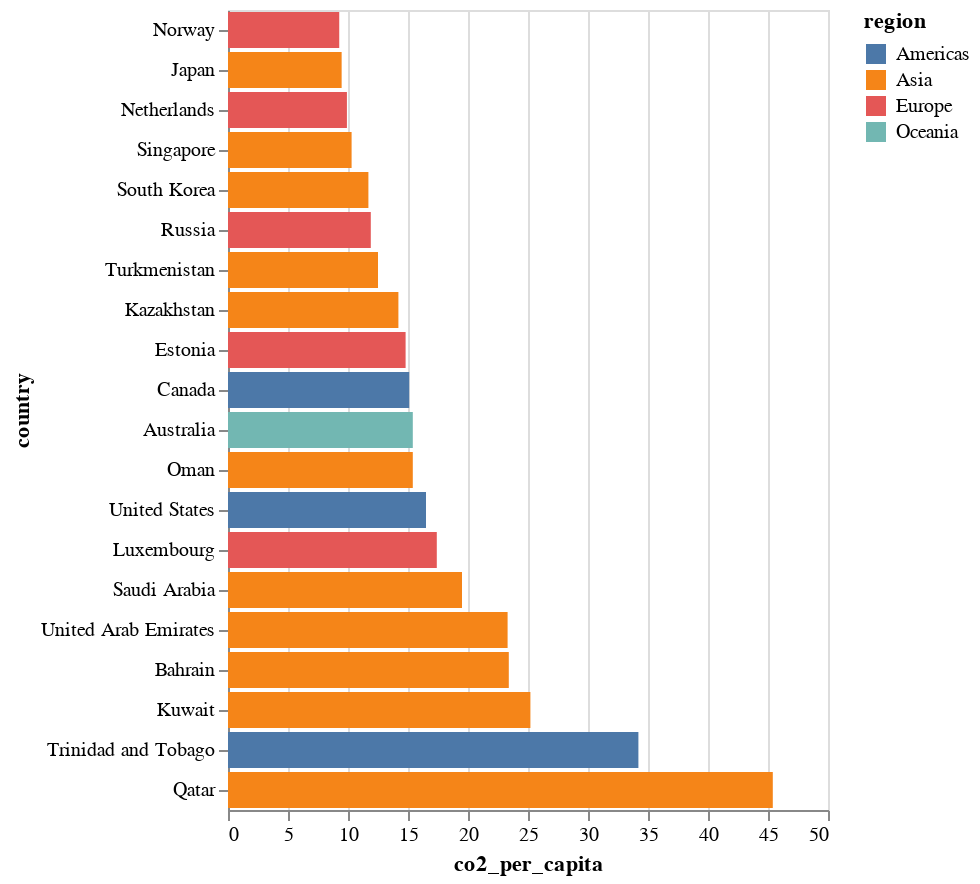

Source (notebook cell):
### Markdown cell above
## Task 1: Sorted Bar Chart - Identifying Top Emitters

Bar charts excel at showing "which countries are highest/lowest" and help us identify clear winners and outliers.

**Exploratory Question**: *Which countries are the world's biggest CO2 emitters per capita, and how do they compare to each other?*

Understanding per capita emissions helps us see which countries have the highest individual environmental impact, regardless of their total population size. This is crucial information for climate policy discussions.

---

**Your Task**: Create a horizontal bar chart showing the top 20 countries with the highest CO2 emissions per capita.

### Step-by-Step Instructions:

Create a visualization with the following specs:
- Use the **`bar`** mark
- Encode CO2 per capita (`co2_per_capita`) on the **x channel**
- Encode country names (`country`) as nominal data on the **y channel**, sorted by CO2 values (highest at top)
- Encode continent (`region`) on the **color channel**

### Code cell
# Get top 20 countries by CO2
top_co2 = recent_data.nlargest(20, 'co2_per_capita')

# Create viz 
horizontal_bar = alt.Chart(top_co2).mark_bar(strokeWidth = 5).encode(x = 'co2_per_capita:Q', 
                                                                     y = alt.Y('country:N',sort = "x"), 
                                                                 color = 'region:N')

# x = 'string'
# x = alt.X('string', DO OTHER STUFFS HERE)

# Show plot
horizontal_bar

### Figure 1 — Vega-Lite specification as saved in the notebook (floating-point values rounded to 4 significant figures)
{"config": {"view": {"continuousWidth": 300, "continuousHeight": 300}}, "data": {"name": "data-f9fd54235c53236de24ff67a94f799e0"}, "mark": {"type": "bar", "strokeWidth": 5}, "encoding": {"color": {"field": "region", "type": "nominal"}, "x": {"field": "co2_per_capita", "type": "quantitative"}, "y": {"field": "country", "sort": "x", "type": "nominal"}}, "$schema": "https://vega.github.io/schema/vega-lite/v5.20.1.json", "datasets": {"data-f9fd54235c53236de24ff67a94f799e0": [{"country": "Qatar", "year": "2014-01-01T00:00:00", "population": 2370000, "region": "Asia", "sub_region": "Western Asia", "income_group": "High", "life_expectancy": 80.5, "income": 121000, "children_per_woman": 1.95, "child_mortality": 8.6, "pop_density": 205.0, "co2_per_capita": 45.4, "years_in_school_men": 8.7, "years_in_school_women": 10.7}, {"country": "Trinidad and Tobago", "year": "2014-01-01T00:00:00", "population": 1350000, "region": "Americas", "sub_region": "Latin America and the Caribbean", "income_group": "High", "life_expectancy": 73.0, "income": 31600, "children_per_woman": 1.78, "child_mortality": 19.8, "pop_density": 264.0, "co2_per_capita": 34.2, "years_in_school_men": 12.3, "years_in_school_women": 13.1}, {"country": "Kuwait", "year": "2014-01-01T00:00:00", "population": 3780000, "region": "Asia", "sub_region": "Western Asia", "income_group": "High", "life_expectancy": 79.9, "income": 70800, "children_per_woman": 2.01, "child_mortality": 9.1, "pop_density": 212.0, "co2_per_capita": 25.2, "years_in_school_men": 11.9, "years_in_school_women": 12.3}, {"country": "Bahrain", "year": "2014-01-01T00:00:00", "population": 1340000, "region": "Asia", "sub_region": "Western Asia", "income_group": "High", "life_expectancy": 76.7, "income": 44400, "children_per_woman": 2.07, "child_mortality": 7.8, "pop_density": 1760.0, "co2_per_capita": 23.4, "years_in_school_men": 9.66, "years_in_school_women": 10.4}, {"country": "United Arab Emirates", "year": "2014-01-01T00:00:00", "population": 9070000, "region": "Asia", "sub_region": "Western Asia", "income_group": "High", "life_expectancy": 76.4, "income": 64100, "children_per_woman": 1.78, "child_mortality": 7.9, "pop_density": 109.0, "co2_per_capita": 23.3, "years_in_school_men": 12.3, "years_in_school_women": 13.0}, {"country": "Saudi Arabia", "year": "2014-01-01T00:00:00", "population": 30800000, "region": "Asia", "sub_region": "Western Asia", "income_group": "High", "life_expectancy": 76.6, "income": 50000, "children_per_woman": 2.64, "child_mortality": 13.8, "pop_density": 14.3, "co2_per_capita": 19.5, "years_in_school_men": 12.3, "years_in_school_women": 9.44}, {"country": "Luxembourg", "year": "2014-01-01T00:00:00", "population": 556000, "region": "Europe", "sub_region": "Western Europe", "income_group": "High", "life_expectancy": 81.9, "income": 93800, "children_per_woman": 1.56, "child_mortality": 2.5, "pop_density": 215.0, "co2_per_capita": 17.4, "years_in_school_men": 13.6, "years_in_school_women": 13.9}, {"country": "United States", "year": "2014-01-01T00:00:00", "population": 318000000, "region": "Americas", "sub_region": "Northern America", "income_group": "High", "life_expectancy": 78.9, "income": 51800, "children_per_woman": 1.95, "child_mortality": 6.8, "pop_density": 34.7, "co2_per_capita": 16.5, "years_in_school_men": 14.5, "years_in_school_women": 14.9}, {"country": "Australia", "year": "2014-01-01T00:00:00", "population": 23500000, "region": "Oceania", "sub_region": "Australia and New Zealand", "income_group": "High", "life_expectancy": 82.6, "income": 43400, "children_per_woman": 1.87, "child_mortality": 4.0, "pop_density": 3.06, "co2_per_capita": 15.4, "years_in_school_men": 14.0, "years_in_school_women": 14.4}, {"country": "Oman", "year": "2014-01-01T00:00:00", "population": 3960000, "region": "Asia", "sub_region": "Western Asia", "income_group": "High", "life_expectancy": 77.2, "income": 40300, "children_per_woman": 2.8, "child_mortality": 11.0, "pop_density": 12.8, "co2_per_capita": 15.4, "years_in_school_men": 9.53, "years_in_school_women": 8.03}, {"country": "Canada", "year": "2014-01-01T00:00:00", "population": 35600000, "region": "Americas", "sub_region": "Northern America", "income_group": "High", "life_expectancy": 81.8, "income": 42900, "children_per_woman": 1.6, "child_mortality": 5.2, "pop_density": 3.92, "co2_per_capita": 15.1, "years_in_school_men": 15.3, "years_in_school_women": 15.5}, {"country": "Estonia", "year": "2014-01-01T00:00:00", "population": 1320000, "region": "Europe", "sub_region": "Northern Europe", "income_group": "High", "life_expectancy": 77.1, "income": 27000, "children_per_woman": 1.61, "child_mortality": 3.3, "pop_density": 31.1, "co2_per_capita": 14.8, "years_in_school_men": 13.3, "years_in_school_women": 14.3}, {"country": "Kazakhstan", "year": "2014-01-01T00:00:00", "population": 17500000, "region": "Asia", "sub_region": "Central Asia", "income_group": "Upper middle", "life_expectancy": 71.2, "income": 23600, "children_per_woman": 2.68, "child_mortality": 14.0, "pop_density": 6.48, "co2_per_capita": 14.2, "years_in_school_men": 13.3, "years_in_school_women": 13.8}, {"country": "Turkmenistan", "year": "2014-01-01T00:00:00", "population": 5470000, "region": "Asia", "sub_region": "Central Asia", "income_group": "Upper middle", "life_expectancy": 69.6, "income": 14300, "children_per_woman": 2.96, "child_mortality": 54.5, "pop_density": 11.6, "co2_per_capita": 12.5, "years_in_school_men": 13.7, "years_in_school_women": 13.9}, {"country": "Russia", "year": "2014-01-01T00:00:00", "population": 144000000, "region": "Europe", "sub_region": "Eastern Europe", "income_group": "Upper middle", "life_expectancy": 70.8, "income": 24900, "children_per_woman": 1.7, "child_mortality": 8.3, "pop_density": 8.78, "co2_per_capita": 11.9, "years_in_school_men": 13.8, "years_in_school_women": 14.5}, {"country": "South Korea", "year": "2014-01-01T00:00:00", "population": 50400000, "region": "Asia", "sub_region": "Eastern Asia", "income_group": "High", "life_expectancy": 80.9, "income": 33400, "children_per_woman": 1.26, "child_mortality": 3.6, "pop_density": 518.0, "co2_per_capita": 11.7, "years_in_school_men": 14.7, "years_in_school_women": 14.5}, {"country": "Singapore", "year": "2014-01-01T00:00:00", "population": 5450000, "region": "Asia", "sub_region": "South-eastern Asia", "income_group": "High", "life_expectancy": 83.4, "income": 80300, "children_per_woman": 1.25, "child_mortality": 2.7, "pop_density": 7780.0, "co2_per_capita": 10.3, "years_in_school_men": 13.8, "years_in_school_women": 13.7}, {"country": "Netherlands", "year": "2014-01-01T00:00:00", "population": 16900000, "region": "Europe", "sub_region": "Western Europe", "income_group": "High", "life_expectancy": 81.5, "income": 45700, "children_per_woman": 1.76, "child_mortality": 4.0, "pop_density": 501.0, "co2_per_capita": 9.91, "years_in_school_men": 14.4, "years_in_school_women": 14.6}, {"country": "Japan", "year": "2014-01-01T00:00:00", "population": 128000000, "region": "Asia", "sub_region": "Eastern Asia", "income_group": "High", "life_expectancy": 83.6, "income": 37300, "children_per_woman": 1.43, "child_mortality": 2.8, "pop_density": 352.0, "co2_per_capita": 9.47, "years_in_school_men": 15.0, "years_in_school_women": 15.4}, {"country": "Norway", "year": "2014-01-01T00:00:00", "population": 5140000, "region": "Europe", "sub_region": "Northern Europe", "income_group": "High", "life_expectancy": 82.0, "income": 63300, "children_per_woman": 1.87, "child_mortality": 2.8, "pop_density": 14.1, "co2_per_capita": 9.27, "years_in_school_men": 14.8, "years_in_school_women": 15.3}]}}
